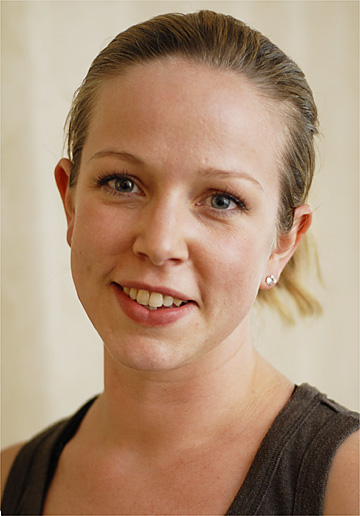
#> input picture IPCV PROJECT/Face_Dataset/Pratheepan_Dataset/FacePhoto/06Apr03Face.jpg, 360 x 516 px, given in place of 1.jpeg, which was not available
$ jupyter execute 10-ARFeatureMatching.ipynb
#> lines starting #> are read from the running program, lines starting #| are printed output that depends on the picture; pictures that were not available may be replaced by others from this repository, and a replacement may not be noted
[cell 1]
import cv2

face = cv2.CascadeClassifier(
    cv2.data.haarcascades + 'haarcascade_frontalface_default.xml'
)

overlay = cv2.imread("1.jpeg")
#> overlay is the input picture: shape (516, 360, 3); mean B, G, R 118.5, 143.6, 172.9
cap = cv2.VideoCapture(0)

while True:
    _, frame = cap.read()

    gray = cv2.cvtColor(frame, cv2.COLOR_BGR2GRAY)
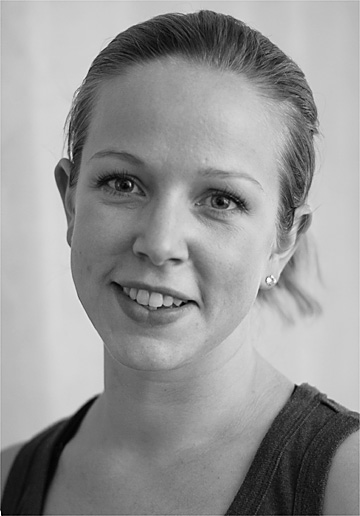
#> gray: shape (516, 360); min 0, max 255, mean 149.5
    faces = face.detectMultiScale(gray, 1.3, 5)
#> faces = [[41, 94, 259, 259]]

    for (x, y, w, h) in faces:
        resized = cv2.resize(overlay, (w, h))
        frame[y:y+h, x:x+w] = resized
#> this loop made 1 pass
#> pass 1, `resized = cv2.resize(overlay, (w, h))`:
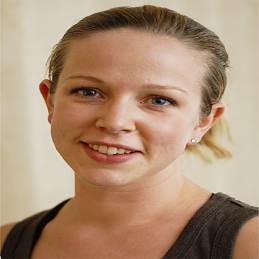
#> resized: shape (259, 259, 3); mean B, G, R 118.4, 143.5, 172.8
#> after the loop:
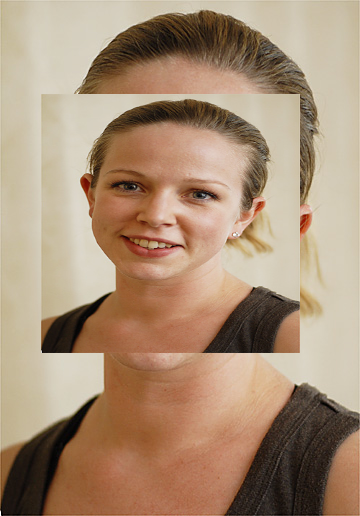
#> frame: shape (516, 360, 3); mean B, G, R 118.6, 143.3, 169.4

    cv2.imshow("AR", frame)

    if cv2.waitKey(1) == 27:
#> (key Esc is pressed here)
        break

cap.release()
cv2.destroyAllWindows()
